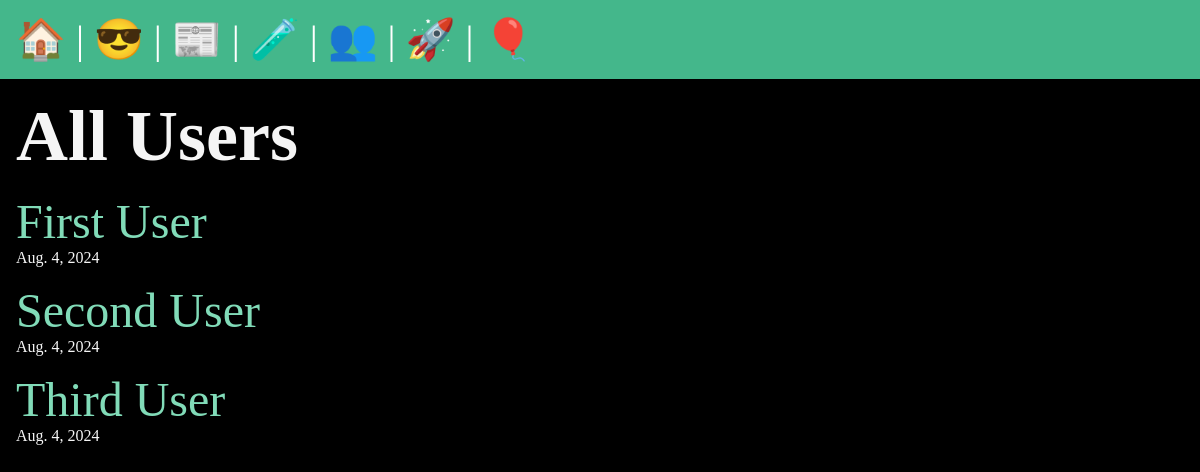
/users/, run on the app's committed database.
### users/models.py (models this page shows, shortened)
class Users(models.Model):
    id = models.UUIDField(primary_key=True, default=uuid.uuid4, editable=False)
    name = models.CharField(max_length=100)
    email = models.EmailField()
    about = models.TextField(max_length=200)
    date = models.DateField(auto_now_add=True)
    avatar = models.ImageField(default='pythonlogo.png',blank=True)

### users/views.py (the view)
# urls.py: path('', views.all_users, name='users_list'),
def all_users(request):
    all_users = Users.objects.all().order_by('name')
    return render(request, 'users/users_list.html', {
        'all_users': all_users
    })

### users/templates/users/users_list.html (shortened to what this page needs)
{% extends 'layout.html' %}
{% block content %}
    <section>
        <h1>All Users</h1>
        {% for user in all_users %}
            <div>
                <a href="{% url 'users:single_user' name=user.name %}">{{user.name}}</a>
                <p>{{user.date}}</p>
            </div>
        {% endfor %}
    </section>
{% endblock %}

### static/css/style.css (style rules this page uses)
* { margin: 0; padding: 0; box-sizing: border-box; }
body { min-height: 100vh; background-color: black; color: whitesmoke; font-size: 3rem; }
section { display: flex; flex-flow: column; gap: 1rem; }
p { font-size: 1rem; }
a { text-decoration: none; color: #81dbb8; }

### data on the page
Users: name "First User", date "Aug. 4, 2024"
Users: name "Second User", date "Aug. 4, 2024"
Users: name "Third User", date "Aug. 4, 2024"
